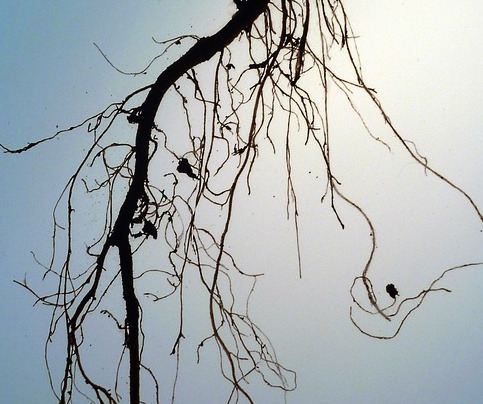
//> input picture root.jpg, 483 x 404 px
$ ./opencv   (built with g++ and OpenCV 4)
//> lines starting //> are read from the running program, lines starting //| are printed output that depends on the picture; after the words box and inside, x2 and y2 are one past the last pixel; in counts of white or black regions, pixels touching at a corner belong together
#include <opencv2/opencv.hpp>
#include <opencv2/imgproc/types_c.h>
#include <iostream>
using namespace cv;
using namespace std;
int main(){
    Mat img = imread("root.jpg", IMREAD_UNCHANGED);
//> img is the input picture: 404 rows x 483 cols, CV_8UC3; mean B, G, R 178.5, 176, 169.2
    Mat gray_img;
    cvtColor(img, gray_img, CV_BGR2GRAY);
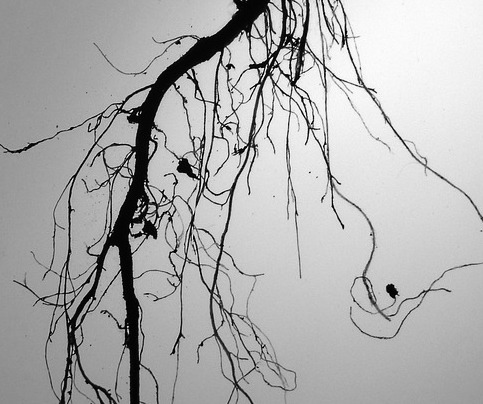
//> gray_img: 404 rows x 483 cols, CV_8UC1; min 0, max 255, mean 174.3
    Mat bin_img;
    threshold(gray_img, bin_img, 0, 255, THRESH_BINARY|THRESH_OTSU);
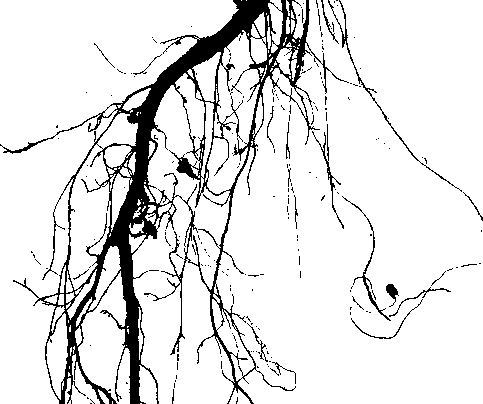
//> bin_img: 404 rows x 483 cols, CV_8UC1; 89% white; 211 black regions (191 under 20 px), largest, box (x1, y1, x2, y2) and area: (0, 0, 349, 404) 18862, (328, 0, 462, 192) 446, (342, 196, 391, 321) 310
    bin_img = ~bin_img;
//> bin_img: 404 rows x 483 cols, CV_8UC1; 11% white; 211 white regions (191 under 20 px)
    Mat bin_img_copy=bin_img.clone(); //追加
    Mat element = Mat::ones(9,9,CV_8UC1); //追加
    vector<vector<Point> > contours;
    findContours(bin_img, contours, CV_RETR_LIST, CV_CHAIN_APPROX_NONE);
//> contours = 383 contours, 298 with area under 20; largest, box (x1, y1, x2, y2) and area: (0, 0, 349, 404) 43718, (146, 84, 231, 291) 6618, (206, 29, 261, 195) 5026, (67, 143, 112, 291) 4222, (45, 312, 69, 401) 1228
    double contour_len=0;
    for(int i = 0; i < contours.size(); ++i) {
        contour_len += arcLength(contours.at(i),1);
    }
//> this loop made 383 passes
//> contour_len on passes 1 to 3: 2, 13.31, 26.14
//> after the loop, contour_len = 17835.3
    cout<<"estimated root length = "<<contour_len/2<<endl;
//| estimated root length = 8917.67
    //追加ここから
    erode(bin_img_copy, bin_img_copy, element, Point(-1,-1), 1);
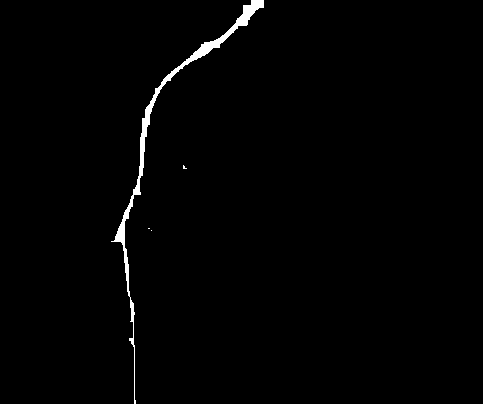
//> bin_img_copy: 404 rows x 483 cols, CV_8UC1; 1.1% white; 4 white regions (3 under 20 px)
    imshow("IMAGE_main_root",bin_img_copy);
    vector<vector<Point> > contours_main;
    findContours(bin_img_copy, contours_main, CV_RETR_LIST, CV_CHAIN_APPROX_NONE);
//> contours_main = 4 contours, 3 with area under 20; largest, box (x1, y1, x2, y2) and area: (111, 0, 264, 404) 1631
    double contour_len_main=0;
    for(int i = 0; i < contours_main.size(); ++i) {
        contour_len_main += arcLength(contours_main.at(i),0);
    }
//> this loop made 4 passes
//> contour_len_main on passes 1 to 4: 0, 1, 10.41, 1025.4
//> after the loop, contour_len_main = 1025.4
    cout<<"estimated root length (main) = "<<contour_len_main/2<<endl;
//| estimated root length (main) = 512.685
    cout<<"estimated root length (lateral) = "<<(contour_len-contour_len_main)/2<<endl;
//| estimated root length (lateral) = 8404.98
    //追加ここまで
    imshow("IMAGE",bin_img); //変更
    waitKey(10000);
    return 0;
}
